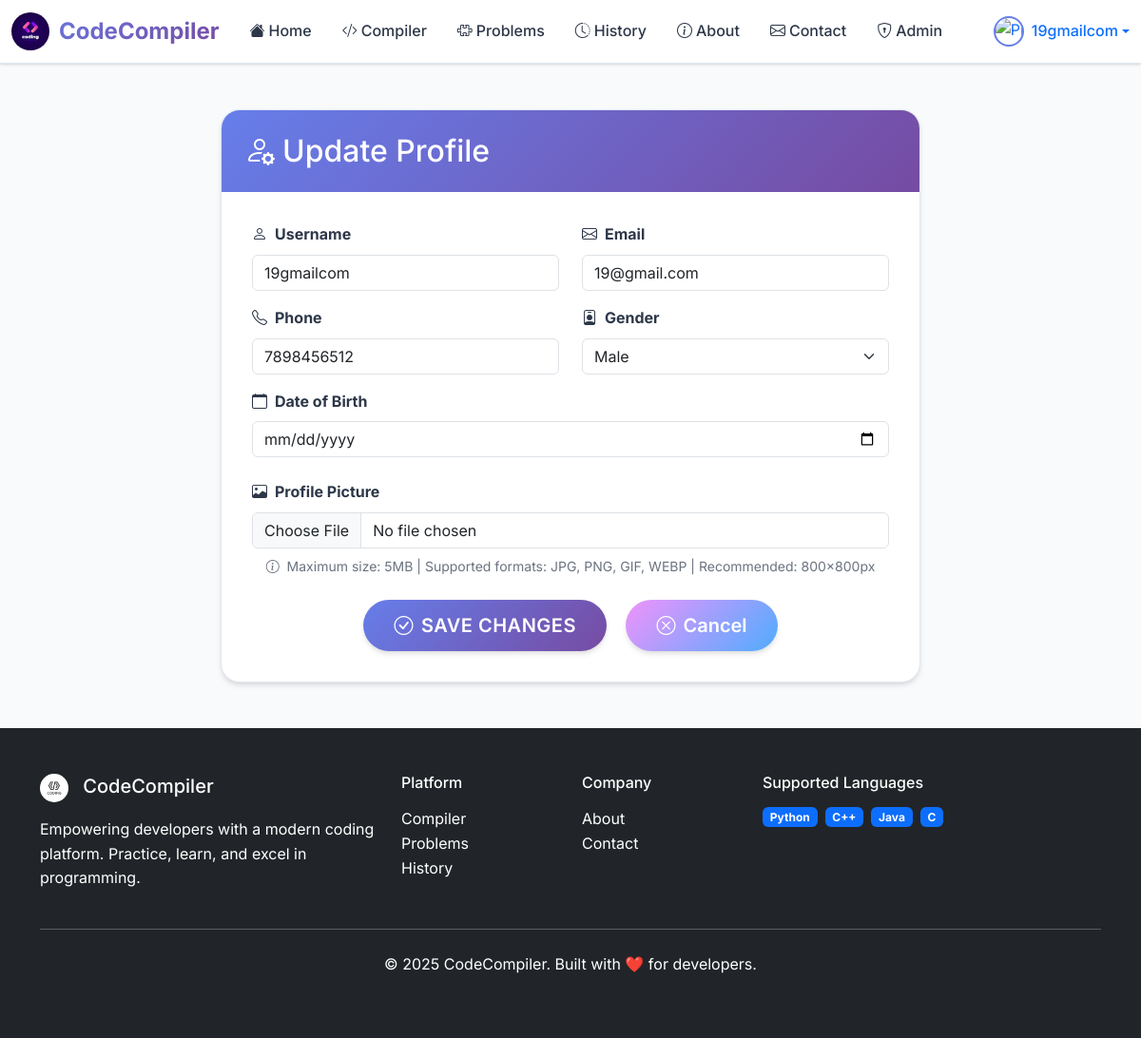
Screenshot of /profile/update/ (signed in) with the database file from the repository.
### App/models.py (models this page shows, shortened)
class AppUser(AbstractUser):
    phone = models.CharField(max_length=15, unique=True)
    gender = models.CharField(max_length=20, blank=True)
    profile_pic = CloudinaryField(
        "image",
        null=True,
        blank=True,
        folder="profile_pics",
        transformation={
            "width": 400,
            "height": 400,
            "crop": "fill",
            "gravity": "face",
            "quality": "auto",
            "format": "auto",
        },
        help_text="Upload a profile picture (max 5MB, formats: JPG, PNG, GIF, WEBP)",
    )
    dob = models.DateField(null=True, blank=True)
    created_at = models.DateTimeField(auto_now_add=True)

### App/views/profile_views.py (the view, shortened to what this page needs)
# urls.py: path("profile/update/", views.update_profile, name="update-profile"),
@login_required(login_url="auth-page")
def update_profile(request):
    user = request.user
    return render(request, "profile/update.html", {"user": user})

### App/templatetags/page_assets.py (called while the page is built)
@register.simple_tag
def load_page_css(page_name):
    css_path = f"templates/{page_name}/style.css"
    full_path = os.path.join(settings.BASE_DIR, css_path)
    if os.path.exists(full_path):
        with open(full_path, "r", encoding="utf-8") as file:
            css_content = file.read()
            return mark_safe(f"<style>\n{css_content}\n</style>")
    return ""

@register.simple_tag
def load_page_js(page_name):
    js_path = f"templates/{page_name}/script.js"
    full_path = os.path.join(settings.BASE_DIR, js_path)
    if os.path.exists(full_path):
        with open(full_path, "r", encoding="utf-8") as file:
            js_content = file.read()
            return mark_safe(f"<script>\n{js_content}\n</script>")
    return ""

### templates/profile/update.html (shortened to what this page needs)
{% extends "base.html" %}
{% load static %}
{% load page_assets %}
{% block body %}
<div class="container mt-5">
  <div class="row justify-content-center">
    <div class="col-lg-8 col-md-10">
      <div class="modern-card">
        <div class="modern-card-header">
          <h2 class="mb-0">
            <i class="bi bi-person-gear me-2"></i>Update Profile
          </h2>
        </div>
        <div class="modern-card-body">
          <form method="POST" enctype="multipart/form-data" id="profileForm">
            <div class="row">
              <div class="col-md-6 mb-3">
                <label class="form-label fw-bold">
                  <i class="bi bi-person me-2"></i>Username
                </label>
                <input type="text" name="username" value="{{ user.username }}" class="form-control" required />
              </div>
              <div class="col-md-6 mb-3">
                <label class="form-label fw-bold">
                  <i class="bi bi-envelope me-2"></i>Email
                </label>
                <input type="email" name="email" value="{{ user.email }}" class="form-control" required />
              </div>
            </div>
            <div class="row">
              <div class="col-md-6 mb-3">
                <label class="form-label fw-bold">
                  <i class="bi bi-telephone me-2"></i>Phone
                </label>
                <input type="text" name="phone" value="{{ user.phone }}" class="form-control" />
              </div>
              <div class="col-md-6 mb-3">
                <label class="form-label fw-bold">
                  <i class="bi bi-person-badge me-2"></i>Gender
                </label>
                <select name="gender" class="form-select">
                  <option value="Male" {% if user.gender == "Male" %}selected{% endif %}>Male</option>
                </select>
              </div>
            </div>
            <div class="mb-4">
              <label class="form-label fw-bold">
                <i class="bi bi-calendar me-2"></i>Date of Birth
              </label>
              <input type="date" name="dob" value="{{ user.dob }}" class="form-control" />
            </div>
            <div class="mb-4">
              <label class="form-label fw-bold">
                <i class="bi bi-image me-2"></i>Profile Picture
              </label>
              <div class="text-center">
                <input
                  type="file"
                  name="profile_pic"
                  id="profilePicInput"
                  class="form-control"
                  accept="image/jpeg,image/jpg,image/png,image/gif,image/webp"
                  onchange="validateAndPreviewImage(this)"
                >
                <div class="file-size-info">
                  <i class="bi bi-info-circle me-1"></i>
                  Maximum size: 5MB | Supported formats: JPG, PNG, GIF, WEBP | Recommended: 800x800px
                </div>
              </div>
            </div>
            <div class="text-center">
              <button type="submit" class="btn btn-modern-primary btn-lg me-3" id="saveBtn">
                <i class="bi bi-check-circle me-2"></i>Save Changes
              </button>
              <a href="{% url 'profile-page' %}" class="btn btn-modern-secondary btn-lg">
                <i class="bi bi-x-circle me-2"></i>Cancel
              </a>
            </div>
          </form>
        </div>
      </div>
    </div>
  </div>
</div>
{% endblock %}

### templates/base.html (shortened to what this page needs)
<!DOCTYPE html>
<html lang="en">
  <head>
    <link href="https://cdn.jsdelivr.net/npm/bootstrap@5.3.3/dist/css/bootstrap.min.css" rel="stylesheet" />
    <link rel="stylesheet" href="https://cdn.jsdelivr.net/npm/bootstrap-icons@1.11.0/font/bootstrap-icons.css">
    {% load static %}
    <link rel="stylesheet" href="{% static 'css/modern-style.css' %}">
  </head>
  <body>
    {% load static %}
    <nav class="navbar navbar-expand-lg modern-navbar">
      <div class="container-fluid">
        <a class="navbar-brand d-flex align-items-center" href="/">
          <img
            src="{% static 'images/logo.jpeg' %}"
            alt="CodeCompiler"
            style="width: 40px; height: 40px; border-radius: 50%; margin-right: 10px"
          />
          <span>CodeCompiler</span>
        </a>
        <div class="collapse navbar-collapse" id="navbarSupportedContent">
          <ul class="navbar-nav me-auto mb-2 mb-lg-0">
            <li class="nav-item">
              <a class="nav-link" href="/">
                <i class="bi bi-house-fill me-1"></i>Home
              </a>
            </li>
            <li class="nav-item">
              <a class="nav-link" href="{% url 'compile' %}">
                <i class="bi bi-code-slash me-1"></i>Compiler
              </a>
            </li>
            <li class="nav-item">
              <a class="nav-link" href="{% url 'problems' %}">
                <i class="bi bi-puzzle me-1"></i>Problems
              </a>
            </li>
            <li class="nav-item">
              <a class="nav-link" href="{% url 'history' %}">
                <i class="bi bi-clock-history me-1"></i>History
              </a>
            </li>
            <li class="nav-item">
              <a class="nav-link" href="{% url 'about' %}">
                <i class="bi bi-info-circle me-1"></i>About
              </a>
            </li>
            <li class="nav-item">
              <a class="nav-link" href="{% url 'contact' %}">
                <i class="bi bi-envelope me-1"></i>Contact
              </a>
            </li>
            <li class="nav-item">
              <a class="nav-link text-warning" href="{% url 'admin-problem-insert' %}">
                <i class="bi bi-shield-lock me-1"></i>Admin
              </a>
            </li>
          </ul>
          <div class="d-flex align-items-center gap-3">
            {% if user.is_authenticated %}
            <div class="dropdown">
              <a href="#" class="d-flex align-items-center text-decoration-none dropdown-toggle" id="profileDropdown" data-bs-toggle="dropdown">
                {% if user.profile_pic %}
                <img
                  src="{{ user.profile_pic.url }}"
                  alt="Profile"
                  class="navbar-profile-avatar me-2"
                />
                {% else %}
                <img
                  src="{% static 'images/default-avatar.png' %}"
                  alt="Default Profile"
                  class="navbar-profile-avatar me-2"
                />
                {% endif %}
                <span class="fw-medium">{{ user.username }}</span>
              </a>
            </div>
            {% else %}
            <a href="{% url 'auth-page' %}" class="btn btn-outline-modern">
              <i class="bi bi-person-plus me-1"></i>Get Started
            </a>
            {% endif %}
          </div>
        </div>
      </div>
    </nav>
    <main>
      {% block body %}{% endblock body %}
    </main>
    <footer class="bg-dark text-light py-5 mt-5">
      <div class="container">
        <div class="row">
          <div class="col-md-4">
            <h5 class="mb-3">
              <img src="{% static 'images/logo2.png' %}" alt="Logo" style="width: 30px; height: 30px; border-radius: 50%; margin-right: 10px;">
              CodeCompiler
            </h5>
            <p class="text-muted">Empowering developers with a modern coding platform. Practice, learn, and excel in programming.</p>
          </div>
          <div class="col-md-2">
            <h6 class="mb-3">Platform</h6>
            <ul class="list-unstyled">
              <li><a href="{% url 'compile' %}" class="text-muted text-decoration-none">Compiler</a></li>
              <li><a href="{% url 'problems' %}" class="text-muted text-decoration-none">Problems</a></li>
              <li><a href="{% url 'history' %}" class="text-muted text-decoration-none">History</a></li>
            </ul>
          </div>
          <div class="col-md-2">
            <h6 class="mb-3">Company</h6>
            <ul class="list-unstyled">
              <li><a href="{% url 'about' %}" class="text-muted text-decoration-none">About</a></li>
              <li><a href="{% url 'contact' %}" class="text-muted text-decoration-none">Contact</a></li>
            </ul>
          </div>
          <div class="col-md-4">
            <h6 class="mb-3">Supported Languages</h6>
            <div class="d-flex flex-wrap gap-2">
              <span class="badge bg-primary">Python</span>
              <span class="badge bg-primary">C++</span>
              <span class="badge bg-primary">Java</span>
              <span class="badge bg-primary">C</span>
            </div>
          </div>
        </div>
        <hr class="my-4">
        <div class="text-center text-muted">
          <p>&copy; 2025 CodeCompiler. Built with ❤️ for developers.</p>
        </div>
      </div>
    </footer>
  </body>
</html>

### static/css/modern-style.css (style rules this page uses)
:root { --primary-color: #667eea; --primary-gradient: linear-gradient(135deg, #667eea 0%, #764ba2 100%); --secondary-color: #f093fb; --accent-color: #4facfe; --success-color: #00b09b; --warning-color: #ffa726; --danger-color: #ff5722; --dark-bg: #1e1e2e; --light-bg: #f8fafc; --card-bg: #ffffff; --text-primary: #2d3748; --text-secondary: #718096; --border-color: #e2e8f0; --shadow-sm: 0 1px 3px 0 rgba(0, 0, 0, 0.1), 0 1px 2px 0 rgba(0, 0, 0, 0.06); --shadow-md: 0 4px 6px -1px rgba(0, 0, 0, 0.1), 0 2px 4px -1px rgba(0, 0, 0, 0.06); --shadow-lg: 0 10px 15px -3px rgba(0, 0, 0, 0.1), 0 4px 6px -2px rgba(0, 0, 0, 0.05); --shadow-xl: 0 20px 25px -5px rgba(0, 0, 0, 0.1), 0 10px 10px -5px rgba(0, 0, 0, 0.04); }
* { margin: 0; padding: 0; box-sizing: border-box; }
body { font-family: 'Inter', 'Segoe UI', Tahoma, Geneva, Verdana, sans-serif; background: var(--light-bg); color: var(--text-primary); line-height: 1.6; }
.modern-navbar { background: rgba(255, 255, 255, 0.95); backdrop-filter: blur(10px); border-bottom: 1px solid var(--border-color); box-shadow: var(--shadow-sm); position: sticky; top: 0; z-index: 1000; }
.modern-navbar .navbar-brand { font-weight: 700; font-size: 1.5rem; background: var(--primary-gradient); -webkit-background-clip: text; -webkit-text-fill-color: transparent; background-clip: text; }
.modern-navbar .nav-link { font-weight: 500; color: var(--text-primary) !important; transition: all 0.3s ease; position: relative; margin: 0 0.5rem; }
.modern-navbar .nav-link::after { content: ''; position: absolute; width: 0; height: 2px; bottom: -5px; left: 50%; background: var(--primary-gradient); transition: all 0.3s ease; transform: translateX(-50%); }
.btn-modern-primary { background: var(--primary-gradient); border: none; color: white; padding: 0.75rem 2rem; border-radius: 50px; font-weight: 600; text-transform: uppercase; letter-spacing: 0.5px; transition: all 0.3s ease; box-shadow: var(--shadow-md); }
.btn-modern-secondary { background: linear-gradient(135deg, var(--secondary-color) 0%, var(--accent-color) 100%); border: none; color: white; padding: 0.75rem 2rem; border-radius: 50px; font-weight: 600; transition: all 0.3s ease; box-shadow: var(--shadow-md); }
.modern-card { background: var(--card-bg); border-radius: 20px; box-shadow: var(--shadow-md); border: 1px solid var(--border-color); transition: all 0.3s ease; overflow: hidden; }
.modern-card-header { background: var(--primary-gradient); color: white; padding: 1.5rem; border-bottom: none; }
.modern-card-body { padding: 2rem; }
.navbar-profile-avatar { width: 32px; height: 32px; border-radius: 50%; border: 2px solid var(--primary-color); object-fit: cover; transition: all 0.3s ease; }

### templates/profile/update.html (style rules this page uses)
.file-size-info { font-size: 0.875rem; color: #6b7280; margin-top: 0.5rem; }

### templates/base.html (style rules this page uses)
footer.bg-dark, footer.bg-dark * { color: #fff !important; }

### rows the page displays
AppUser: username "19gmailcom", email "19@gmail.com", phone "7898456512", gender "Male"
